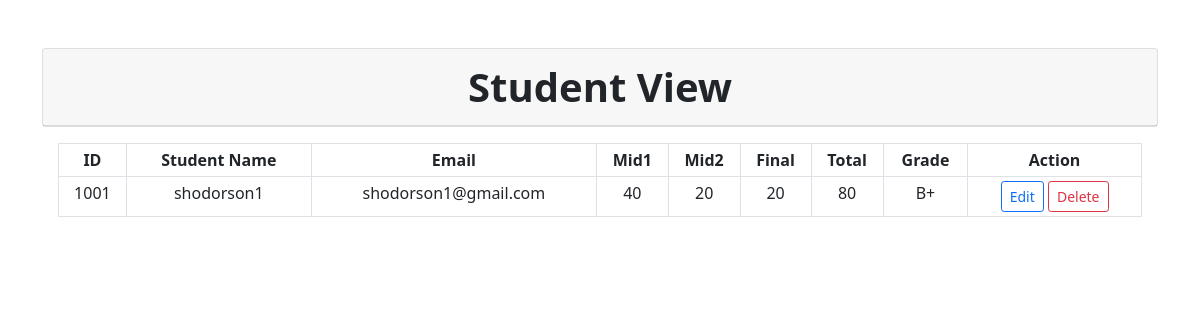
The app's page /student_view.php?id=1001 with its own data.
### tables this page shows
CREATE TABLE `student_info` (
  `id` int(11) NOT NULL,
  `name` varchar(111) NOT NULL,
  `email` varchar(111) NOT NULL,
  `mid1` int(11),
  `mid2` int(11),
  `final` int(11),
  `total` int(11),
  `grade` varchar(10)
);

### student_view.php (the view, shortened to what this page needs)
<?php
require 'dbconf.php';
?>
<!DOCTYPE html>
<html lang="en">
<head>
    <link href="https://cdn.jsdelivr.net/npm/bootstrap@5.0.2/dist/css/bootstrap.min.css" rel="stylesheet">
</head>
<body style="background-size: 100%">
    <div class="container mt-5">
        <div class="card w-100 text-center shadowBlue">
            <div class="card-header">
                <div class="row">
                    <div>
                        <b style="font-size: 40px;">Student View</b>
                    </div>
                </div>
            </div>
        </div>
        <div class="table-responsive text-center">
            <div class="card-body">
                <table class="table table-bordered table-sm">
                    <thead>
                        <tr>
                            <th scope="col">ID</th>
                            <th scope="col">Student Name</th>
                            <th scope="col">Email</th>
                            <th scope="col">Mid1</th>
                            <th scope="col">Mid2</th>
                            <th scope="col">Final</th>
                            <th scope="col">Total</th>
                            <th scope="col">Grade</th>
                            <th scope="col">Action</th>
                        </tr>
                    </thead>
                    <tbody>
                        <?php
                        if (isset($_GET['id'])) {
                            $student_id = mysqli_real_escape_string($conn, $_GET['id']);
                            $query = "SELECT * FROM student_info WHERE id='$student_id' ";
                            $query_run = mysqli_query($conn, $query);
                            if (mysqli_num_rows($query_run) > 0) {
                                $student = mysqli_fetch_array($query_run);
                                $mid1 = $student['mid1'];
                                $mid2 = $student['mid2'];
                                $final = $student['final'];
                                $totalMarks = $mid1 + $mid2 + $final;
                                $grade = "Fail";
                                if ($totalMarks >= 90) {
                                    $grade = "A";
                                } elseif ($totalMarks >= 87) {
                                    $grade = "A-";
                                } elseif ($totalMarks >= 80) {
                                    $grade = "B+";
                                } elseif ($totalMarks >= 75) {
                                    $grade = "B";
                                } elseif ($totalMarks >= 70) {
                                    $grade = "B-";
                                } elseif ($totalMarks >= 65) {
                                    $grade = "C";
                                }
                                echo "<tr>";
                                echo "<td>{$student['id']}</td>";
                                echo "<td>{$student['name']}</td>";
                                echo "<td>{$student['email']}</td>";
                                echo "<td>{$mid1}</td>";
                                echo "<td>{$mid2}</td>";
                                echo "<td>{$final}</td>";
                                echo "<td>{$totalMarks}</td>";
                                echo "<td>{$grade}</td>";
                                echo "<td>";
                                echo "<a href='student_edit.php?id={$student['id']}' class='btn btn-outline-primary btn-sm' data-toggle='tooltip' title='Edit Student'>Edit</a>";
                                echo " "."<a href='index.php?delete={$student['id']}' class='btn btn-outline-danger btn-sm' data-toggle='tooltip' title='Delete this account'>Delete</a>";
                                echo "</td>";
                                echo "</tr>";
                            } else {
                                echo "<tr><td colspan='9'><h4>Student Details not found!</h4></td></tr>";
                            }
                        }
                        ?>
                    </tbody>
                </table>
            </div>
        </div>
    </div>
</body>
</html>

### records on screen
student_info: id "1001", name "shodorson1", email "shodorson1@gmail.com", mid1 "40", mid2 "20", final "20", totalMarks "80", grade "B+"
